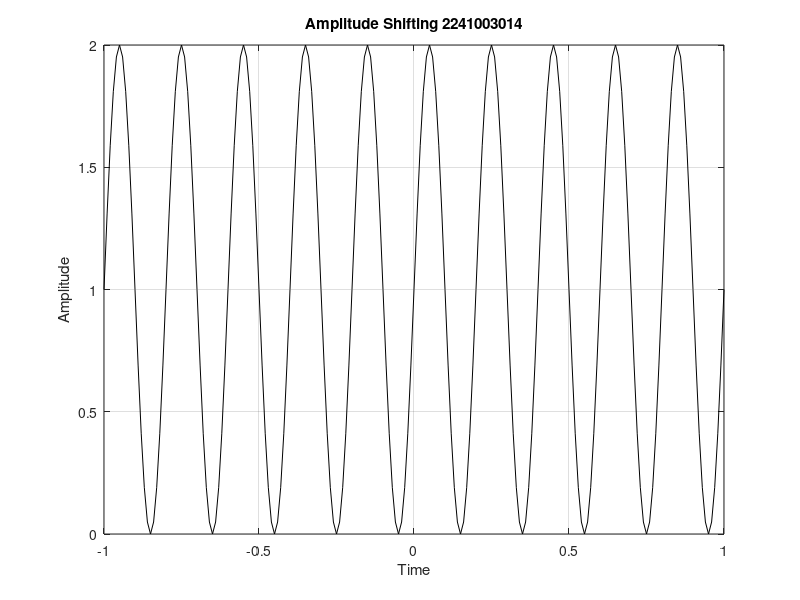

This figure's MATLAB source:
clc;
clear all;
close all;

%Amplitude Shifting
a=1;
f1=5;
t=-1:0.01:1;
x1=a*sin(2*pi*f1*t);

Asf=x1+1;
plot(t,Asf, 'k')
xlabel('Time')
ylabel('Amplitude')
title('Amplitude Shifting 2241003014')
grid on;